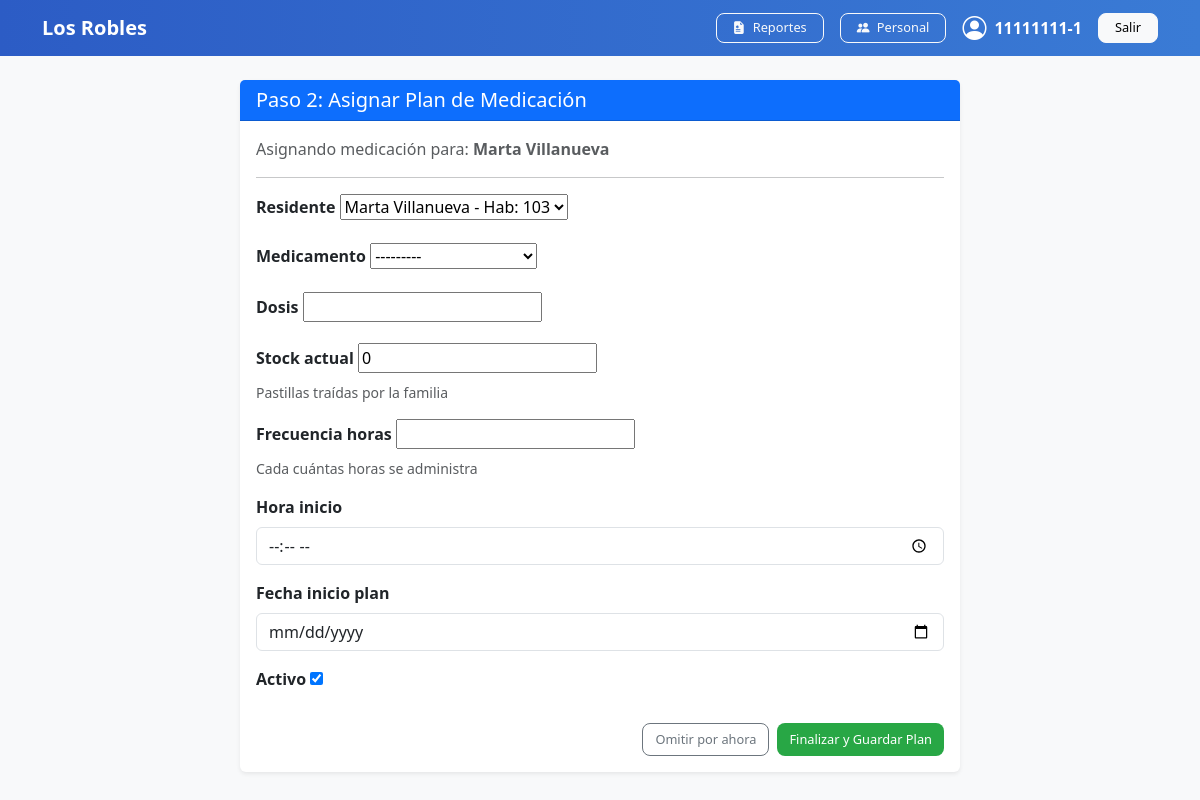
Page /asignar-plan/4/ (signed in) on the committed database.
### gestion/models.py (models this page shows)
class Usuario(AbstractUser):
    ROL_CHOICES = [
        ('ADMIN', 'Administrador'),
        ('SECRETARIA', 'Secretaria'),
        ('ENFERMERA', 'Enfermera'),
        ('TENS', 'Técnico en Enfermería'),
    ]
    rut = models.CharField(max_length=12, unique=True)
    rol = models.CharField(max_length=15, choices=ROL_CHOICES, default='ENFERMERA')
    nombre_completo = models.CharField(max_length=200)
    groups = models.ManyToManyField(
        'auth.Group',
        related_name='usuario_groups',
        blank=True
    )
    user_permissions = models.ManyToManyField(
        'auth.Permission',
        related_name='usuario_permissions',
        blank=True
    )
    USERNAME_FIELD = 'rut'
    REQUIRED_FIELDS = ['username', 'email']

class Residente(models.Model):
    rut = models.CharField(max_length=12, unique=True)
    nombre = models.CharField(max_length=100)
    apellido = models.CharField(max_length=100)
    habitacion_numero = models.IntegerField()
    alertas_criticas = models.TextField(blank=True, help_text="Alergias o condiciones especiales")
    activo = models.BooleanField(default=True)
    diagnostico_principal = models.CharField(max_length=200, blank=True, default="No especificado")
    contacto_familiar = models.CharField(max_length=200, blank=True, help_text="Nombre y Teléfono")
    condicion_deglucion = models.CharField(max_length=200, blank=True, default="Normal", help_text="Ej: Normal, Molido, Sonda")
    def __str__(self):
        return f"{self.nombre} {self.apellido} - Hab: {self.habitacion_numero}"

### gestion/views.py (the view)
# urls.py: path('asignar-plan/<int:residente_id>/', views.asignar_plan, name='asignar_plan'),
@login_required(login_url='gestion:login')
def asignar_plan(request, residente_id):
    residente = get_object_or_404(Residente, id=residente_id)
    if request.method == 'POST':
        form = PlanMedicacionForm(request.POST)
        if form.is_valid():
            form.save()
            return redirect('gestion:dashboard')
    else:
        form = PlanMedicacionForm(initial={'residente': residente})
    return render(request, 'gestion/asignar_plan.html', {'form': form, 'residente': residente})

### gestion/forms.py
class PlanMedicacionForm(forms.ModelForm):
    class Meta:
        model = PlanMedicacion
        fields = '__all__'
        widgets = {
            'hora_inicio': forms.TimeInput(attrs={'type': 'time', 'class': 'form-control'}),
            'fecha_inicio_plan': forms.DateInput(attrs={'type': 'date', 'class': 'form-control'}),
        }

### gestion/models.py (called while the page is built)
    def __str__(self):
        return f"{self.nombre_comercial} ({self.miligramos}mg)"

### gestion/templates/gestion/asignar_plan.html (shortened to what this page needs)
{% extends 'gestion/base.html' %}
{% block contenido %}
<div class="container mt-4">
    <div class="row justify-content-center">
        <div class="col-md-8">
            <div class="card shadow-sm border-0">
                <div class="card-header bg-primary text-white">
                    <h5 class="mb-0">Paso 2: Asignar Plan de Medicación</h5>
                </div>
                <div class="card-body">
                    <p class="text-muted">Asignando medicación para: <strong>{{ residente.nombre }} {{ residente.apellido }}</strong></p>
                    <hr>
                    <form method="POST">
                        {% for field in form %}
                            <div class="mb-3">
                                <label class="form-label fw-bold">{{ field.label }}</label>
                                {{ field }}
                                {% if field.help_text %}
                                    <div class="form-text">{{ field.help_text }}</div>
                                {% endif %}
                            </div>
                        {% endfor %}
                        <div class="d-grid gap-2 d-md-flex justify-content-md-end mt-4">
                            <a href="{% url 'gestion:dashboard' %}" class="btn btn-outline-secondary">Omitir por ahora</a>
                            <button type="submit" class="btn btn-success">Finalizar y Guardar Plan</button>
                        </div>
                    </form>
                </div>
            </div>
        </div>
    </div>
</div>
{% endblock %}

### gestion/templates/gestion/base.html (shortened to what this page needs)
{% load static %}
<!DOCTYPE html>
<html lang="es">
<head>
    <link href="https://cdn.jsdelivr.net/npm/bootstrap@5.3.2/dist/css/bootstrap.min.css" rel="stylesheet">
    <link href="https://cdn.jsdelivr.net/npm/bootstrap-icons@1.11.3/font/bootstrap-icons.css" rel="stylesheet">
    <link rel="stylesheet" href="{% static 'css/dashboard.css' %}">
</head>
<body class="bg-light">
    <nav class="navbar navbar-dark" style="background: linear-gradient(90deg, #2c5cc5, #3a7bd5);">
        <div class="container d-flex justify-content-between align-items-center">
            <a class="navbar-brand fw-bold" href="{% url 'gestion:dashboard' %}">
                Los Robles
            </a>
            <div class="d-flex align-items-center gap-3">
            <a href="{% url 'gestion:reporte_historial' %}" class="btn btn-outline-light btn-sm px-3">
                    <i class="bi bi-file-earmark-medical-fill me-1"></i> Reportes
            </a>
                {% if request.user.rol == 'Admin' or request.user.rol == 'ADMIN' or request.user.is_superuser %}
                    <a href="{% url 'gestion:lista_personal' %}" class="btn btn-outline-light btn-sm px-3">
                        <i class="bi bi-people-fill me-1"></i> Personal
                    </a>
                {% endif %}
                <span class="text-white d-flex align-items-center gap-2">
                    <i class="bi bi-person-circle fs-4"></i>
                    <span class="fw-semibold">{{ request.user }}</span>
                </span>
                <a href="{% url 'gestion:logout' %}" class="btn btn-light btn-sm px-3">
                    Salir
                </a>
            </div>
        </div>
    </nav>
    <div class="container mt-4">
        {% block contenido %}
        {% endblock %}
    </div>
</body>
</html>

### gestion/static/css/dashboard.css (style rules this page uses)
body { background-color: #f4f6f9; font-family: 'Segoe UI', sans-serif; }
.btn { border-radius: 8px; font-size: 0.8rem; font-weight: 500; }
.btn-success { background: #28a745; border: none; }

### rows in the picture
Usuario: user "11111111-1"
Residente: nombre "Marta", apellido "Villanueva"

### other values in the picture
{{ field.label }} "Residente" "Medicamento" "Dosis" "Stock actual" "Frecuencia horas" "Hora inicio" "Fecha inicio plan" "Activo"
{{ field.help_text }} "Pastillas traídas por la familia" "Cada cuántas horas se administra"
